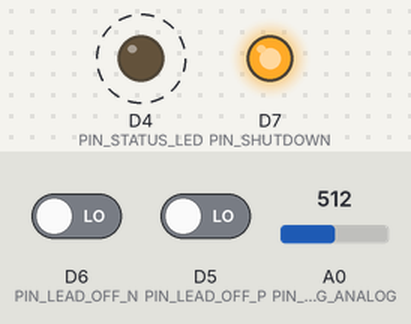
Bench run of a sketch on a simulated ESP8266 (Wemos D1 mini). On the bench: output pins drawn as LEDs (lit = HIGH). Dashed ring = blinking. The inputs (shaded band) are chosen by the test bench; at power-on: D6 (PIN_LEAD_OFF_N) LOW, D5 (PIN_LEAD_OFF_P) LOW, A0 (PIN_ECG_ANALOG) = 512. What the sketch prints to the serial monitor is not drawn.

Above: at 0.7 s.
Timing chart, 0 to 3.5 s (numbered marks = the images above):
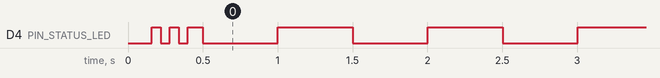

Measured:
- by itself, D4 (PIN_STATUS_LED): goes LOW 0.06 s, HIGH 0.06 s, LOW 0.06 s, HIGH 0.10 s, 129 × (LOW 0.50 s, HIGH 0.50 s), then LOW

The sketch:

d1_mini_ecg.ino
```cpp
/*
 * ==============================================================================
 * FlutBeat — Direct USB Serial OTG ECG Firmware for ESP (WeMos D1 Mini / ESP32)
 * ==============================================================================
 *
 * Direct Hardware-to-Mobile Connection (No Backend & No Wi-Fi required):
 * Connects directly to the Android phone/tablet via a physical USB-C OTG cable.
 *
 * Pin Connections (AD8232 Heart Monitor <-> WeMos D1 Mini ESP8266):
 * ------------------------------------------------------------------
 * AD8232 Pin | D1 Mini Pin | ESP8266 GPIO | Description
 * -----------+-------------+--------------+----------------------------------
 * 3.3V       | 3V3         | 3.3V Power   | Power supply from D1 Mini LDO
 * GND        | G           | GND          | Common ground
 * OUTPUT     | A0          | ADC0 (A0)    | Analog ECG voltage (0 - 3.2V)
 * LO+        | D5          | GPIO14       | Lead-Off Detection (+) [Active HIGH]
 * LO-        | D6          | GPIO12       | Lead-Off Detection (-) [Active HIGH]
 * SDN        | D7          | GPIO13       | Shutdown control (Driven HIGH)
 *
 * Serial Protocol:
 * Streams 250 Hz CSV frames over USB Serial at 115200 baud (8-N-1):
 *   "<adc_value>,<lo_plus>,<lo_minus>\n"
 *   e.g.: "512,0,0\n"
 * ==============================================================================
 */

#include <Arduino.h>

// -----------------------------------------------------------------------------
// Hardware Pin Definitions (WeMos D1 Mini / ESP8266)
// -----------------------------------------------------------------------------
#ifndef PIN_ECG_ANALOG
  #define PIN_ECG_ANALOG  A0      // ADC0 (0 - 1023, 0 - 3.2V)
#endif

#ifndef PIN_LEAD_OFF_P
  #define PIN_LEAD_OFF_P  D5      // GPIO14 (LO+)
#endif

#ifndef PIN_LEAD_OFF_N
  #define PIN_LEAD_OFF_N  D6      // GPIO12 (LO-)
#endif

#ifndef PIN_SHUTDOWN
  #define PIN_SHUTDOWN    D7      // GPIO13 (SDN)
#endif

#ifndef PIN_STATUS_LED
  #define PIN_STATUS_LED  D4      // Built-in LED (GPIO2, active LOW)
#endif

// -----------------------------------------------------------------------------
// Sampling Parameters: 250 Hz = 4000 microseconds per sample
// -----------------------------------------------------------------------------
const unsigned long SAMPLE_INTERVAL_MICROS = 4000;
unsigned long lastSampleMicros = 0;

void flashLeds(int times, int delayMs) {
  for (int i = 0; i < times; i++) {
    digitalWrite(PIN_STATUS_LED, LOW); // LED ON
    delay(delayMs);
    digitalWrite(PIN_STATUS_LED, HIGH); // LED OFF
    delay(delayMs);
  }
}

void setup() {
  // High-speed USB Serial OTG communication
  Serial.begin(115200);
  delay(100);

  // Configure Status LED
  pinMode(PIN_STATUS_LED, OUTPUT);
  flashLeds(3, 60); // 3 rapid blinks to signal boot ready

  // Configure AD8232 sensor pins
  pinMode(PIN_LEAD_OFF_P, INPUT);
  pinMode(PIN_LEAD_OFF_N, INPUT);
  pinMode(PIN_SHUTDOWN, OUTPUT);
  digitalWrite(PIN_SHUTDOWN, HIGH); // Enable AD8232 front-end amplifier

  lastSampleMicros = micros();
}

void loop() {
  unsigned long currentMicros = micros();

  // 1. Continuous Heartbeat Pulse LED: toggles every 500 ms (1 Hz visual pulse)
  static unsigned long lastBlinkMs = 0;
  if (millis() - lastBlinkMs >= 500) {
    lastBlinkMs = millis();
    digitalWrite(PIN_STATUS_LED, !digitalRead(PIN_STATUS_LED));
  }

  // 2. Deterministic 250 Hz sampling (every 4000 µs)
  if (currentMicros - lastSampleMicros >= SAMPLE_INTERVAL_MICROS) {
    lastSampleMicros += SAMPLE_INTERVAL_MICROS;

    // Read analog ECG voltage (0..1023)
    uint16_t adcVal = analogRead(PIN_ECG_ANALOG);

    // Read Lead-Off detection pins
    uint8_t loP = (digitalRead(PIN_LEAD_OFF_P) == HIGH) ? 1 : 0;
    uint8_t loN = (digitalRead(PIN_LEAD_OFF_N) == HIGH) ? 1 : 0;

    // Stream raw CSV sample directly to the Flutter app via USB OTG
    // Format: "adc,lo_plus,lo_minus\n"
    Serial.print(adcVal);
    Serial.print(',');
    Serial.print(loP);
    Serial.print(',');
    Serial.println(loN);
  }

  yield();
}
```
